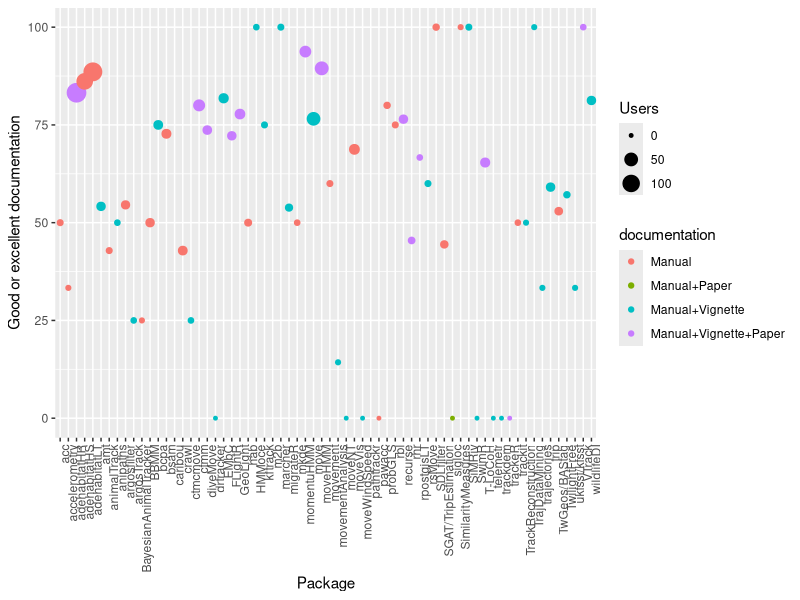

Write the R code that produced this figure. (Note: this script raises an error after producing the figure.)
## ---- chunk 1
knitr::opts_chunk$set(echo = TRUE)
## ---- chunk 2
knitr::opts_chunk$set(echo = TRUE,fig.width=16, fig.height=10)
library(tidyverse)
library(ggplot2)
library(ggrepel)
library(dplyr)
library(reshape)
library(RColorBrewer)
library(kableExtra)


funciones <- read.csv("RmovementPackagesMetadata-20180904.csv",stringsAsFactors = FALSE)
Years <- seq(min(funciones$Year),max(funciones$Year),1)

# ggplot(data=subset(funciones, !is.na(monthly.downloads)),aes(x=Year,y=monthly.downloads)) + 
#   geom_point(aes(size=3)) +
#   xlab('Year of release') + ylab("Average of downloads in a month") + 
#   scale_x_continuous(breaks = Years) + 
#     geom_text_repel(label=subset(funciones, !is.na(monthly.downloads))$Package,segment.size=1,force=1,segment.alpha=.25,hjust=0,box.padding=0.5,min.segment.length=.25,size=5)  # NO GOOD!

# I COULD TRY WITH THE NUMBER OF VERSIONS IF WE HAVE THEM


      
#   theme(axis.text.x = element_text(angle = 90, hjust = 1,size=11,vjust=0.25)) +coord_flip()
# doc_counts[,c('Not enough','Basic','Good','Excellent',"Don't remember",'score')]
# 
# ggplot(matrix_fun_2,aes(x=Use_Counts, y=Good_Exc, col=documentation)) + 
#   geom_point(aes(size=3)) +
#   xlab('Package Use Count') + ylab("Good or Excellent Rating") + 
#   geom_label_repel(label=matrix_fun_2$package, segment.size=1,force=1,segment.alpha=.25,hjust=0,box.padding=0.4,min.segment.length=.25,size=5) + theme_classic() + theme1()

# setwd('~/r_programs/RmovementPaperRep/SurveyPosts')
data <- read.csv("survey_responses_20190130.csv",stringsAsFactors = FALSE) 
data_all <- data %>% 
  filter(completion == 100)

packages <- read_csv('packages_survey_names.csv')

data_question <- data_all[,grep("q1", colnames(data_all))]
colnames(data_question) <- t(packages)
# I'm dropping trajr that was added in the end and only got 1 response
data_question <- data_question[,-grep("trajr",colnames(data_question))]
packages_new <- packages[-which(packages=="trajr"),]

categories <- c("Never","Rarely","Sometimes","Often")
use_counts <- t(sapply(1:ncol(data_question),function(x){
  data_line <- factor(data_question[,x],levels=categories)
  count_p_use <- as.numeric(table(data_line))
  return(count_p_use)
}))
use_counts<-data.frame(use_counts)
colnames(use_counts) <- categories
rownames(use_counts) <- t(packages_new)
use_counts$Package<-row.names(use_counts)

use_counts <- 
  use_counts %>% 
  mutate(Total=Rarely+Sometimes+Often)

matrix_fun <- left_join(use_counts,funciones)
# 
# ggplot(matrix_fun,aes(x=Year, y=Total)) +
#   geom_point(size=5) +
#   ylab('Number of users') + xlab("Year of first release") +
#   geom_text_repel(label=matrix_fun$Package,  segment.size=0.6,force=3,segment.alpha=.5,hjust=0,box.padding=0.5,min.segment.length=.1,size=6, direction = "both") +
#   scale_x_continuous(trans='log10')+
#   scale_y_continuous(trans='log10') +theme_classic() +
#   theme(axis.text.y = element_text( hjust = 1,vjust=0.5),
#         axis.title =element_text(size=24),
#         axis.text =element_text(size=15)) # NO RELATIONSHIP BETWEEN PACKAGE USERS AND YEAR OF RELEASE!

########### DOCUMENTATION ################

data_question <- data_all[,grep("q2", colnames(data_all))]
colnames(data_question) <- t(packages)
# I'm dropping trajr that was added in the end and only got 1 response
data_question <- data_question[,-grep("trajr",colnames(data_question))]
packages_new <- packages[-which(packages=="trajr"),]

categories <- c("Not enough","Basic","Good","Excellent", "Don't remember")
use_counts <- t(sapply(1:ncol(data_question),function(x){
  data_line <- factor(data_question[,x],levels=categories)
  count_p_use <- as.numeric(table(data_line))
  return(count_p_use)
}))
use_counts<-data.frame(use_counts)
colnames(use_counts) <- categories
rownames(use_counts) <- t(packages_new)
total_package <- rowSums(use_counts)
use_counts$Package<-row.names(use_counts)
use_counts <- use_counts[total_package > 0,]

df2<-use_counts[,c("Not enough","Basic","Good","Excellent")]

use_per<-df2/apply(df2,1,sum)*100
use_per$good_excellent<-signif(apply(use_per[,c('Good','Excellent')],1,sum),4)
use_per$counts<-apply(df2[,c('Good','Excellent')],1,sum)
use_per$Package <- row.names(use_per)

matrix_fun <- left_join(use_per,funciones)

matrix_fun$documentation <- c("Manual")
matrix_fun$documentation[matrix_fun$Vignettes == "Yes" & matrix_fun$Others == "No"] <- c("Manual+Vignette")
matrix_fun$documentation[matrix_fun$Vignettes == "Yes" & matrix_fun$Others == "Yes"] <- c("Manual+Vignette+Paper")
matrix_fun$documentation[matrix_fun$Vignettes == "No" & matrix_fun$Others == "Yes"] <- c("Manual+Paper")


ggplot(matrix_fun,aes(x=Package, y=good_excellent, col=documentation)) +
  geom_point(aes(size=counts/10)) +
  ylab('Good or excellent documentation') + xlab("Package") +
  theme(axis.text.x = element_text(angle = 90, hjust = 1))+
  scale_size(name  ="Users",
                            breaks=c(0,5,10),
                            labels=c("0", "50","100"))



## All packages with 3 types of docs, except recurse (?) and trackeR, were well rated (more 50% of good or excellent documentation). The inverse wasn't true: packages with only the standard manual were rated from all excellent to not good at all.

# ## Now hypothesis on packages with poor doc and many functions
# 
# ggplot(matrix_fun,aes(x=Number.of.functions, y=good_excellent, col=documentation)) +
#   geom_point(aes(size=counts/10)) +
#   ylab('Good or excellent documentation') + xlab("Number of functions") +
#   theme(axis.text.x = element_text(angle = 90, hjust = 1))+
#   scale_size(name  ="Users",
#                             breaks=c(0,5,10),
#                             labels=c("0", "50","100")) # Completely different from my hypothesis


############ RELEVANCE

# data_question <- data_all[,grep("q3", colnames(data_all))]
# colnames(data_question) <- t(packages)
# # I'm dropping trajr that was added in the end and only got 1 response
# data_question <- data_question[,-grep("trajr",colnames(data_question))]
# packages_new <- packages[-which(packages=="trajr"),]
# 
# data_question[data_question==""] <- "Not relevant"
# 
# library(FactoMineR)
# 
# res.mca <- MCA(data_question)
# 
# # pdf("MCA.pdf")
# plot(res.mca,invisible=c("ind"),cex=.5) 
# # dev.off()
# plot(res.mca,invisible=c("var","quali.sup"),cex=.5,label="none") 
# plot(res.mca,invisible=c("ind","var"),hab="quali")

# Nothing came from that either

######### USERS AND NUMBER OF PACKAGES

data_question_1 <- data_all[,grep("q1", colnames(data_all))]
colnames(data_question_1) <- t(packages)
# I'm dropping trajr that was added in the end and only got 1 response
data_question_1 <- data_question_1[,-grep("trajr",colnames(data_question_1))]
packages_new <- packages[-which(packages=="trajr"),]

Total <- sapply(1:dim(data_question_1)[1],function(x){
  sum(as.numeric(data_question_1[x,]!="Never"))
})

discard_rows <- which(Total == 0)

Total <- Total[-discard_rows]

data_question_4 <- data_all[,grep("q4", colnames(data_all))]
categories <- c("Beginner","Intermediate","Advanced")
data_question_4 <- factor(unlist(lapply(strsplit(data_question_4,'\\:'),'[[',1)),levels=categories)
data_question_4 <- data_question_4[-discard_rows]

new_df <- cbind.data.frame(Total,user=data_question_4)
new_df$user <- factor(as.character(new_df$user),levels = categories)

p <- ggplot(new_df, aes(x=user, y=Total)) + 
  geom_boxplot() +
  scale_y_continuous(breaks = 0:max(new_df$Total))

geom_boxplot(outlier.colour="black", outlier.shape=16,
             outlier.size=2, notch=FALSE)




#   geom_text_repel(label=matrix_fun$Package,  segment.size=0.6,force=3,segment.alpha=.5,hjust=0,box.padding=0.5,min.segment.length=.1,size=6, direction = "both") +
#   scale_x_continuous(trans='log10')+
#   scale_y_continuous(trans='log10') +theme_classic() +
#   theme(axis.text.y = element_text( hjust = 1,vjust=0.5),
#         axis.title =element_text(size=24),
#         axis.text =element_text(size=15)) # NO RELATIONSHIP BETWEEN PACKAGE USERS AND YEAR OF RELEASE!



matrix_fun <- matrix_fun[(!is.na(matrix_fun$monthly.downloads)),]
# discarding the packages we did not get users from:
# matrix_fun_2 <- matrix_fun[matrix_fun$users > 0,] # missing: "GGIR"             "nparACT"          "PhysicalActivity" "smam"
# matrix_fun_3 <- matrix_fun[matrix_fun$Use_Counts >= 10,]

ggplot(matrix_fun,aes(x=users, y=monthly.downloads)) +
  geom_point(size=5) +
  xlab('Packages') + ylab("Monthly downloads") +
  
  
  geom_text_repel(label=matrix_fun$Package,  segment.size=0.6,force=3,segment.alpha=.5,hjust=0,box.padding=0.5,min.segment.length=.1,size=6, direction = "both") +
  scale_x_continuous(trans='log10')+
  scale_y_continuous(trans='log10') +theme_classic() +
  theme(axis.text.y = element_text( hjust = 1,vjust=0.5),
        axis.title =element_text(size=24),
        axis.text =element_text(size=15))



## ---- chunk 3
#knitr::opts_chunk$set(echo = TRUE,fig.width=16, fig.height=8)

### 4. R user
data_question <- data_all[,grep("q4", colnames(data_all))]
categories <- c("Beginner","Intermediate","Advanced")
data_question <- factor(unlist(lapply(strsplit(data_question,'\\:'),'[[',1)),levels=categories)
use_counts <- as.numeric(table(data_question))
prop <- round(as.numeric(prop.table(table(data_question)))*100,1)
use_counts<-data.frame(levels=categories,total=use_counts)
use_counts$levels <- factor(as.character(use_counts$levels),levels=categories)
ggplot(data=use_counts,aes(x=levels,y=total)) + geom_bar(stat="identity", position=position_dodge()) +
  geom_text(aes(label=total), size=6.0, vjust=1.5, hjust=1.2, color="white",
            position = position_dodge(0.9)) +  theme_classic() +
            theme(axis.text.y = element_text( hjust = 1,vjust=0.5),
                  axis.title =element_text(size=24),
                  axis.text =element_text(size=15))

## ---- chunk 4
data_question <- data_all[,grep("q1", colnames(data_all))]
colnames(data_question) <- t(packages)
# I'm dropping trajr that was added in the end and only got 1 response
data_question <- data_question[,-grep("trajr",colnames(data_question))]
packages_new <- packages[-which(packages=="trajr"),]

categories <- c("Never","Rarely","Sometimes","Often")
use_counts <- t(sapply(1:ncol(data_question),function(x){
  data_line <- factor(data_question[,x],levels=categories)
  count_p_use <- as.numeric(table(data_line))
  return(count_p_use)
}))
use_counts<-data.frame(use_counts)
colnames(use_counts) <- categories
rownames(use_counts) <- t(packages_new)
use_counts$package<-row.names(use_counts)

df1<-melt(use_counts,id.vars='package',variable_name='response')
g<-unlist(by(df1, df1$package, function(x) sum(x$value[x$response!='Never'])))

df1$package<-factor(df1$package,levels=names(sort(g,decreasing=F)))
color.pallete<-brewer.pal(5,'YlGnBu')
color.pallete[1]<-'lightgray'
 ggplot(data=df1) + geom_col(aes(x=package, y=value,fill=response)) + ylab('count') +coord_flip() + scale_fill_manual(values=color.pallete) + theme_classic()+
  theme(axis.text.y = element_text( hjust = 1,vjust=0.5),
        axis.title =element_text(size=24),
        axis.text =element_text(size=15),
        legend.text=element_text(size=16),
        legend.title=element_blank())

## ---- chunk 5
kable(use_counts[,1:length(categories)]) %>%
  kable_styling(bootstrap_options = c("striped", "hover", "condensed", "responsive"))
## ---- chunk 6
data_question <- data_all[,grep("q2", colnames(data_all))]
colnames(data_question) <- t(packages)
# I'm dropping trajr that was added in the end and only got 1 response
data_question <- data_question[,-grep("trajr",colnames(data_question))]
packages_new <- packages[-which(packages=="trajr"),]

categories <- c("Not enough","Basic","Good","Excellent", "Don't remember")
use_counts <- t(sapply(1:ncol(data_question),function(x){
  data_line <- factor(data_question[,x],levels=categories)
  count_p_use <- as.numeric(table(data_line))
  return(count_p_use)
}))
use_counts<-data.frame(use_counts)
colnames(use_counts) <- categories
rownames(use_counts) <- t(packages_new)
total_package <- rowSums(use_counts)
use_counts$package<-row.names(use_counts)
use_counts <- use_counts[total_package > 0,]

df1<-melt(use_counts,id.vars='package',variable_name='response')

g<-unlist(by(df1, df1$package, function(x) sum(x$value)))

color.pallete<-brewer.pal(5,'YlGnBu')
color.pallete[1]<-'lightgray'
df1$package<-factor(df1$package,levels=names(sort(g,decreasing=F)))
df1$response<-factor(df1$response,levels=rev(c('Excellent','Good','Basic','Not enough',"Don't remember")))
plot_use <- ggplot(data=df1) + geom_col(aes(x=package, y=value,fill=response)) + ylab('count') +coord_flip() + 
scale_fill_manual(values=color.pallete) +theme_classic() +
  theme(axis.text.y = element_text( hjust = 1,vjust=0.5),
        axis.title =element_text(size=24),
        axis.text =element_text(size=15),
        legend.text=element_text(size=16),
        legend.title=element_blank())
plot_use
## ---- chunk 7
df2<-use_counts[,c("Not enough","Basic","Good","Excellent")]

use_per<-df2/apply(df2,1,sum)*100
use_per$good_excellent<-signif(apply(use_per[,c('Good','Excellent')],1,sum),4)
use_per$counts<-apply(df2[,c('Good','Excellent')],1,sum)
## ---- chunk 8

package_levels<-row.names(use_per[order(use_per$good_excellent,use_per$Excellent, use_per$Good),])

use_per2<-use_per
use_per2[is.na(use_per2)]<-0
use_per2$package<-row.names(use_per2)
use_per2<-subset(use_per2,counts>5)
df1<-melt(subset(use_per2,select=-c(good_excellent,counts)),id.vars='package',variable_name='response')
df1$package<-factor(df1$package, levels=package_levels)


#df1$package<-factor(df1$package,levels=names(sort(g,decreasing=F)))
df1$response<-factor(df1$response,levels=rev(c('Excellent','Good','Basic','Not enough')))
color.pallete<-brewer.pal(4,'YlGnBu')
color.pallete[1:2]<-c('lightgray','darkgray')
#color.pallete[1]<-c('lightgray')
ggplot(data=df1) + geom_col(aes(x=package, y=value,fill=response))  + ylab('percentage') +coord_flip() + 
  scale_fill_manual(values=color.pallete) +theme_classic() +
  theme(axis.text.y = element_text( hjust = 1,vjust=0.5),
        axis.title =element_text(size=24),
        axis.text =element_text(size=15),
        legend.text=element_text(size=16),
        legend.title=element_blank())
## ---- chunk 9
kable(use_counts[,1:length(categories)])%>%
  kable_styling(bootstrap_options = c("striped", "hover", "condensed", "responsive"))
## ---- chunk 10
data_question <- data_all[,grep("q3", colnames(data_all))]
colnames(data_question) <- t(packages)
# I'm dropping trajr that was added in the end and only got 1 response
data_question <- data_question[,-grep("trajr",colnames(data_question))]
packages_new <- packages[-which(packages=="trajr"),]

categories <- c("Not relevant","Slightly relevant","Important","Essential")
use_counts <- t(sapply(1:ncol(data_question),function(x){
  data_line <- factor(data_question[,x],levels=categories)
  count_p_use <- as.numeric(table(data_line))
  return(count_p_use)
}))
use_counts<-data.frame(use_counts)
colnames(use_counts) <- categories
rownames(use_counts) <- t(packages_new)
total_package <- rowSums(use_counts)
use_counts$package<-row.names(use_counts)
use_counts <- use_counts[total_package > 0,]

df1<-melt(use_counts,id.vars='package',variable_name='response')

g<-unlist(by(df1, df1$package, function(x) sum(x$value)))

color.pallete<-brewer.pal(5,'YlGnBu')
color.pallete[1]<-'lightgray'
df1$package<-factor(df1$package,levels=names(sort(g,decreasing=F)))

df1$response<-factor(df1$response,levels=rev(c('Essential','Important','Slightly relevant','Not relevant')))
ggplot(data=df1) + geom_col(aes(x=package, y=value,fill=response)) + 
  ylab('count') +coord_flip() + 
  scale_fill_manual(values=color.pallete) +theme_classic() +
  theme(axis.text.y = element_text( hjust = 1,vjust=0.5),
        axis.title =element_text(size=24),
        axis.text =element_text(size=16),
        legend.text=element_text(size=16),
        legend.title=element_blank())

## ---- chunk 11
df2<-use_counts[,c("Not relevant","Slightly relevant","Important","Essential")]

use_per<-df2/apply(df2,1,sum)*100
use_per$good_excellent<-signif(apply(use_per[,c('Important','Essential')],1,sum),4)
use_per$counts<-apply(df2[,c('Important','Essential')],1,sum)
## ---- chunk 12

package_levels<-row.names(use_per[order(use_per$good_excellent,use_per$Essential, use_per$Important),])

use_per2<-use_per
use_per2[is.na(use_per2)]<-0
use_per2$package<-row.names(use_per2)
use_per2<-subset(use_per2,counts>5)
df1<-melt(subset(use_per2,select=-c(good_excellent,counts)),id.vars='package',variable_name='response')
df1$package<-factor(df1$package, levels=package_levels)
df1$response<-factor(df1$response,levels=c("Not relevant","Slightly relevant","Important","Essential"))
color.pallete<-brewer.pal(4,'YlGnBu')
color.pallete[1:2]<-c('lightgray','darkgray')
#color.pallete[1]<-c('lightgray')
ggplot(data=df1) + geom_col(aes(x=package, y=value,fill=response)) + 
  ylab('percentage') +coord_flip() + 
  scale_fill_manual(values=color.pallete) +theme_classic() +
  theme(axis.text.y = element_text( hjust = 1,vjust=0.5),
        axis.title =element_text(size=24),
        axis.text =element_text(size=15),
        legend.text=element_text(size=16),
        legend.title=element_blank())
## ---- chunk 13
kable(use_counts[,1:length(categories)])%>%
  kable_styling(bootstrap_options = c("striped", "hover", "condensed", "responsive"))
## ---- chunk 14
data_question <- data_all[,grep("q1", colnames(data_all))]
colnames(data_question) <- t(packages)
# I'm dropping trajr that was added in the end and only got 1 response
data_question <- data_question[,-grep("trajr",colnames(data_question))]
packages_new <- packages[-which(packages=="trajr"),]
categories <- c("Never","Rarely","Sometimes","Often")
use_counts <- t(sapply(1:ncol(data_question),function(x){
  data_line <- factor(data_question[,x],levels=categories)
  count_p_use <- as.numeric(table(data_line))
  return(count_p_use)
}))
use_counts<-data.frame(use_counts)
colnames(use_counts) <- categories
rownames(use_counts) <- t(packages_new)
use_counts$Package<-row.names(use_counts)
use_counts <- use_counts %>% 
  mutate(users = Rarely + Sometimes + Often)

# 
# matrix_all <- read.csv("Survey_Processed.csv")
# names(matrix_all) <- c("package",names(matrix_all)[2:ncol(matrix_all)])

funciones <- read.csv("RmovementPackagesMetadata-20180904.csv")
matrix_fun <- left_join(use_counts,funciones)
matrix_fun <- matrix_fun[(!is.na(matrix_fun$monthly.downloads)),]
# discarding the packages we did not get users from:
# matrix_fun_2 <- matrix_fun[matrix_fun$users > 0,] # missing: "GGIR"             "nparACT"          "PhysicalActivity" "smam"
# matrix_fun_3 <- matrix_fun[matrix_fun$Use_Counts >= 10,]

ggplot(matrix_fun,aes(x=users, y=monthly.downloads)) +
  geom_point(size=5) +
  xlab('Number of users') + ylab("Monthly downloads") +
  geom_text_repel(label=matrix_fun$Package,  segment.size=0.6,force=3,segment.alpha=.5,hjust=0,box.padding=0.5,min.segment.length=.1,size=6, direction = "both") +
  scale_x_continuous(trans='log10')+
  scale_y_continuous(trans='log10') +theme_classic() +
  theme(axis.text.y = element_text( hjust = 1,vjust=0.5),
        axis.title =element_text(size=24),
        axis.text =element_text(size=15))
# cor(matrix_fun$users,matrix_fun$monthly.downloads,use="pairwise.complete.obs")
# cor(matrix_fun_2$users,matrix_fun_2$monthly.downloads,use="pairwise.complete.obs")
